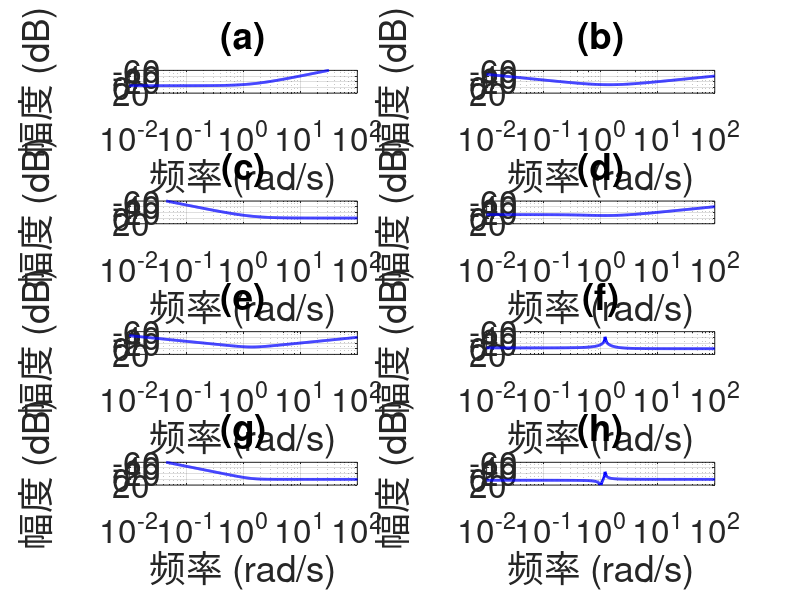

Write MATLAB code to recreate this figure.
clear;
close all;
clc;


% ex05_05.m  |  例5.5 · 零极点→频域  |  AI 生成，已校验，R2023b
% 根据零极点绘制8个系统的幅频特性，判断滤波网络类型
clear; close all;
set(0, 'DefaultAxesFontSize', 24);  % 全局统一字号 24pt

% ---- 零极点定义 ----
% 依次为 (a) ~ (h)，结构与顺序不可改动
systems(1).zeros = [];              systems(1).poles = [-2, -1];
systems(2).zeros = 0;               systems(2).poles = [-2, -1];
systems(3).zeros = [0, 0];          systems(3).poles = [-2, -1];
systems(4).zeros = -0.5;            systems(4).poles = [-2, -1];
systems(5).zeros = 0;               systems(5).poles = [-1+1j, -1-1j];
systems(6).zeros = [1.2j, -1.2j];   systems(6).poles = [-1+1j, -1-1j];
systems(7).zeros = [0, 0];          systems(7).poles = [-1+1j, -1-1j];
systems(8).zeros = [1.2j, -1.2j];   systems(8).poles = [1j, -1j];

% 频率范围 (对数坐标)，涵盖典型极点、零点对应的转折频率
w = logspace(-2, 2, 500);   % 0.01 至 100 rad/s

% 画布按子图数加高，避免过扁
figure('Position', [100, 100, 900, 350*8]);

for idx = 1:8
    z = systems(idx).zeros;
    p = systems(idx).poles;

    % 构造系统函数分子、分母系数
    if isempty(z)
        b = 1;               % 无零点时分子为常数 1
    else
        b = poly(z);
    end
    a = poly(p);             % 极点分母多项式

    % 频率响应
    H = freqs(b, a, w);
    mag_dB = 20*log10(abs(H) + eps);   % dB，避免 log(0)

    % 子图绘制
    subplot(4, 2, idx);
    semilogx(w, mag_dB, 'b-', 'LineWidth', 2);
    grid on;
    xlabel('频率 (rad/s)');
    ylabel('幅度 (dB)');
    title(sprintf('(%c)', 'a' + idx - 1));
    ylim([-60, 20]);        % 固定纵轴范围，突出滤波器类型
end
